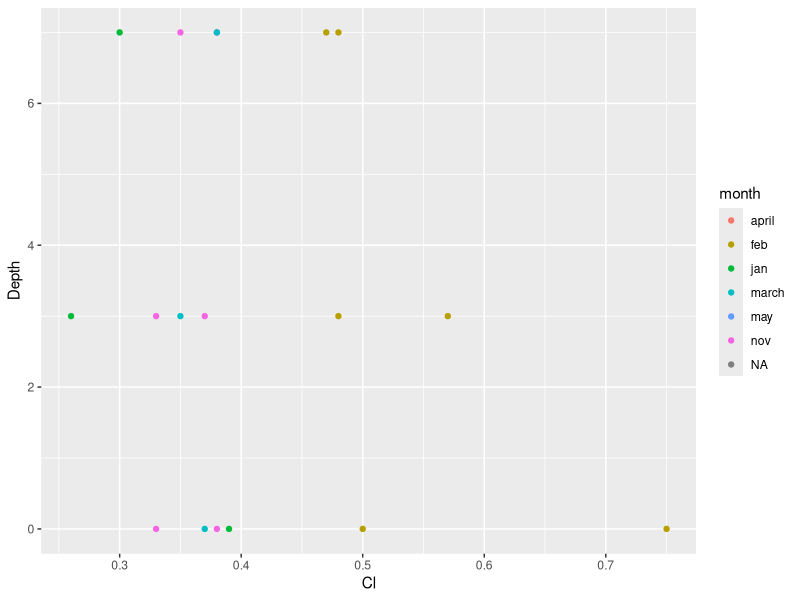
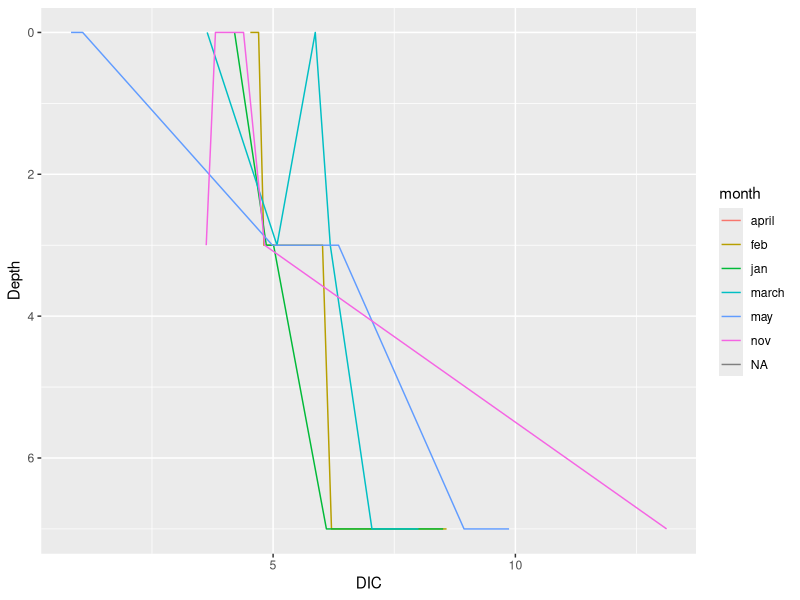

Write the R code that produced these figures, in order. (Note: this script raises an error after producing the figures.)
library(lubridate)
library(ggplot2)
library(ggridges)
library(tidyverse)

dataframe1 = read_csv('../ssbtbchem.csv') %>% mutate(as.Date(Date,'%m/%d/%Y'))

dataframe1
## month, date, lake, TIC?, depth

try1 <-ggplot(dataframe1, aes(x=Cl, y=Depth, color=month)) +
  geom_point()
try1

try2 <-ggplot(dataframe1, aes(x=DIC, y=Depth, color=month))+
  geom_line()+
  scale_y_reverse()
try2

## need to group depths starting with 0. also group months.

group_by(dataframe1$month, "")



plotLayer <- function(dataframe1,layername,minDepth,maxDepth){
  plot(dataframe1$Date,dataframe1$DIC,pch= 16 ,cex=1, col = adjustcolor('grey50',0.5),
       main = paste0(lakename,', ',layername,': ',minDepth,'-',maxDepth,' m'),
       xlab = '',ylab = 'ChlA')
  points(dataframe1$Date[dataframe1$group == TRUE],dataframe1f$DIC[dataframe1$group == TRUE],pch= 16 ,cex=1, col = adjustcolor('red3',0.5))
}

plotLayer()
